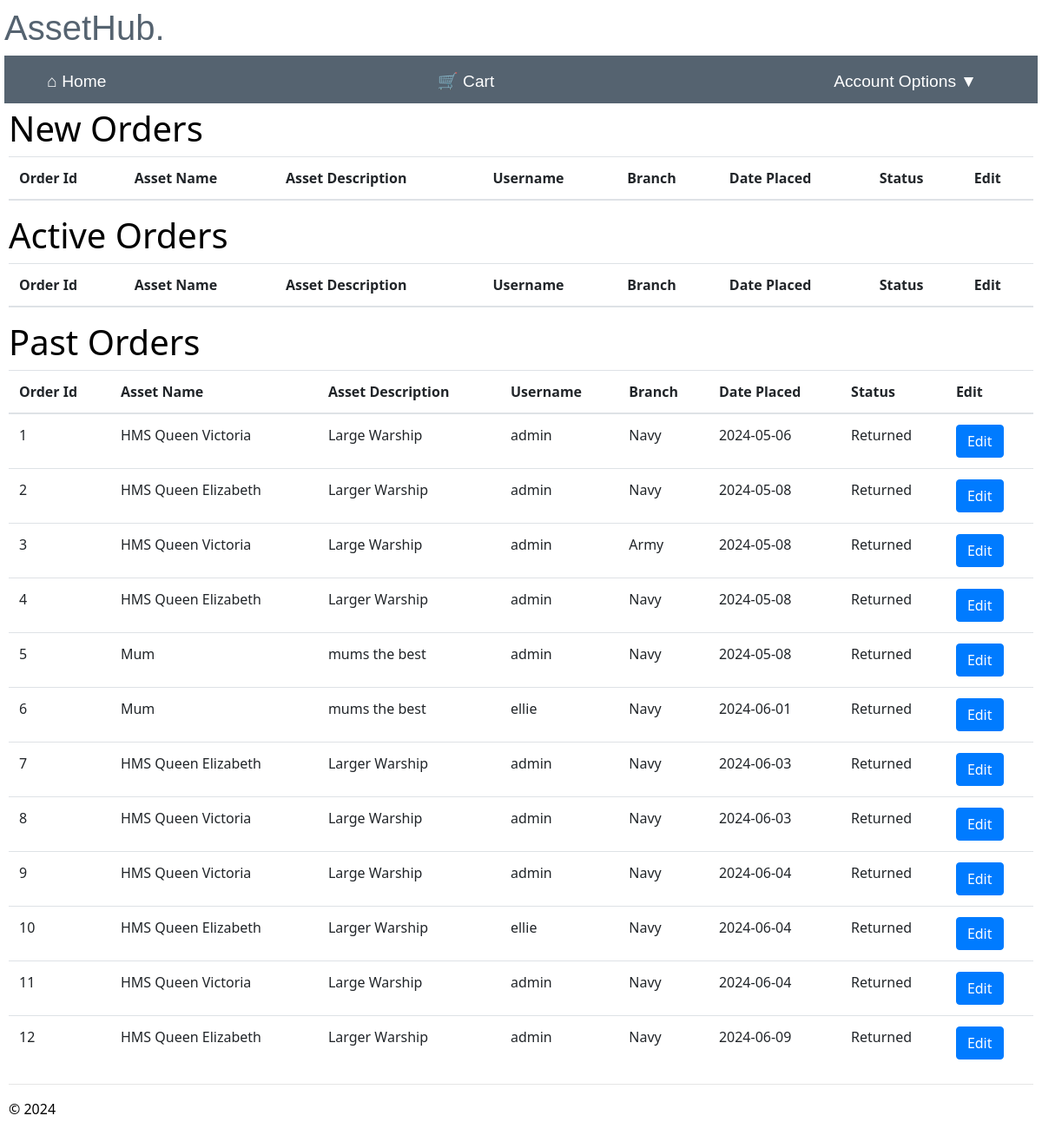
Page /maintain_orders/ (signed in) on the committed database.
### app/models/models.py (models this page shows)
class Order(db.Model):
    __tablename__ = 'order'
    order_id = db.Column(db.Integer, primary_key=True, nullable=False)
    username = db.Column(db.Integer, db.ForeignKey('user.username'), nullable=False)#needs to be string
    asset_id = db.Column(db.String(100), db.ForeignKey('assets.asset_id'), nullable=False)
    branch_id = db.Column(db.Integer, db.ForeignKey('branch.branch_id'), nullable=False)
    check_out_date = db.Column(db.Date,nullable=False)
    return_date = db.Column(db.Date,nullable=True)
    status = db.Column(db.String(20),nullable= False, default='New Order')
    user = relationship('User', backref='order')
    asset = relationship('Assets', backref='order')
    branch = relationship('Branch', backref='order')

class Assets(db.Model):
    __tablename__ = 'assets'
    asset_id = db.Column(db.Integer, primary_key=True, nullable=False)
    asset_name = db.Column(db.String(100), nullable=True)#change to not null
    asset_description = db.Column(db.String(225), nullable=True)
    keyword = db.Column(db.String(50), nullable=False)
    available = db.Column(db.String(50), nullable=False, default='Y')

class Branch(db.Model):
    __tablename__ = 'branch'
    branch_id = db.Column(db.Integer, primary_key=True, nullable=False)
    branch_name = db.Column(db.String(50), nullable=False)
    address_line1 = db.Column(db.String(225), nullable=False)
    address_line2 = db.Column(db.String(225), nullable=True)
    postcode = db.Column(db.String(8), nullable=False)

### app/manager/routes.py (the view)
@bp.route("/maintain_orders/", methods=['GET'])
@login_required
@check_is_manager
def maintain_orders():
    try:
        new_order = Order.query.filter(Order.status == 'Order Placed').all()
        active_order = Order.query.filter(Order.status.in_(['Order Shipped', 'Order Delivered'])).all()
        past_order = Order.query.filter(Order.status == 'Returned').all()
        current_app.logger.info('Username: %s accessed maintain orders', current_user.username)
        orders = new_order + active_order + past_order
        asset_names, asset_description, branch_names = get_asset_details(orders)
    except Exception as e:
        flash(f"An error occurred retrieving orders.")
        current_app.logger.warning('Username: %s had a problem accessing maintain orders', current_user.username)
        new_order = []
        active_order = []
        past_order = []
        asset_names = {}
        asset_description = {}
        branch_names = {}
        return redirect(url_for("main.home"))
    return render_template("maintain_orders.html", new_order=new_order, active_order=active_order,past_order=past_order,
                           asset_names=asset_names, asset_description=asset_description,branch_names=branch_names)

### app/manager/routes.py (called while the page is built)
def check_is_manager(func):
    @wraps(func)
    def decorated_function(*args, **kwargs):
        if current_user.role == 'admin'or current_user.role == 'manager':
            return func(*args, **kwargs)
        else:
            current_app.logger.critical('Username: %s accessed attempted to access %s', current_user.username,func.__name__)
            flash("You are not authorised to access this page")
            return redirect(url_for("main.home"))
    return decorated_function

def get_asset_details(item_deatils):
    asset_names = {}
    asset_description = {}
    branch_names = {}
    for item in item_deatils:
        asset = Assets.query.filter_by(asset_id=item.asset_id).first()
        branch = Branch.query.filter_by(branch_id=item.branch_id).first()
        if asset:
            asset_names[item.asset_id] = asset.asset_name
            asset_description[item.asset_id] = asset.asset_description
        if branch:
            branch_names[item.branch_id] = branch.branch_name
    return asset_names, asset_description, branch_names

### app/user/routes.py (called while the page is built)
@bp.before_app_request
def make_session_permanent():
    session.permanent = True
    current_app.permanent_session_lifetime = timedelta(seconds=60)

### app/manager/templates/maintain_orders.html (shortened to what this page needs)
{% extends "layout.html" %}
{% block content %}
<h1>New Orders</h1>
<table class="table table-hover">
    <thead class="new tables">
        <th>Order Id</th>
        <th>Asset Name</th>
        <th>Asset Description</th>
        <th>Username</th>
        <th>Branch</th>
        <th>Date Placed</th>
        <th>Status</th>
        <th>Edit</th>
    </thead>
</table>
<h1>Active Orders</h1>
<table class="table table-hover">
    <thead class="active tables">
        <th>Order Id</th>
        <th>Asset Name</th>
        <th>Asset Description</th>
        <th>Username</th>
        <th>Branch</th>
        <th>Date Placed</th>
        <th>Status</th>
        <th>Edit</th>
    </thead>
</table>
<h1>Past Orders</h1>
<table class="table table-hover">
    <thead class="past tables">
        <th>Order Id</th>
        <th>Asset Name</th>
        <th>Asset Description</th>
        <th>Username</th>
        <th>Branch</th>
        <th>Date Placed</th>
        <th>Status</th>
        <th>Edit</th>
    </thead>
    <tbody>
        {% for past_order in past_order %}
        <tr>
            <td>{{ past_order.order_id }}</td>
            <td>{{ asset_names[past_order.asset_id] }}</td>
            <td>{{ asset_description[past_order.asset_id] }}</td>
            <td>{{ past_order.username }}</td>
            <td>{{ branch_names[past_order.branch_id] }}</td>
            <td>{{ past_order.check_out_date }}</td>
            <td>{{ past_order.status }}</td>
            <td><a href='{{ url_for("manager.edit_order", order_id=past_order.order_id) }}' class='btn btn-primary'>Edit</a></td>
        </tr>
        {% endfor %}
    </tbody>
</table>
{% endblock %}

### app/main/templates/layout.html (style rules this page uses)
body { padding: 8px 5px 8px 5px; }

### rows in the picture
Order: order_id "1", username "admin", check_out_date "2024-05-06", status "Returned"
Assets: asset_name "HMS Queen Victoria", asset_description "Large Warship"
Branch: branch_name "Navy"
Order: order_id "2", username "admin", check_out_date "2024-05-08", status "Returned"
Assets: asset_name "HMS Queen Elizabeth", asset_description "Larger Warship"
Order: order_id "3", username "admin", check_out_date "2024-05-08", status "Returned"
Branch: branch_name "Army"
Order: order_id "4", username "admin", check_out_date "2024-05-08", status "Returned"
Order: order_id "5", username "admin", check_out_date "2024-05-08", status "Returned"
Assets: asset_name "Mum", asset_description "mums the best"
Order: order_id "6", username "ellie", check_out_date "2024-06-01", status "Returned"
Order: order_id "7", username "admin", check_out_date "2024-06-03", status "Returned"
Order: order_id "8", username "admin", check_out_date "2024-06-03", status "Returned"
Order: order_id "9", username "admin", check_out_date "2024-06-04", status "Returned"
Order: order_id "10", username "ellie", check_out_date "2024-06-04", status "Returned"
Order: order_id "11", username "admin", check_out_date "2024-06-04", status "Returned"
Order: order_id "12", username "admin", check_out_date "2024-06-09", status "Returned"
